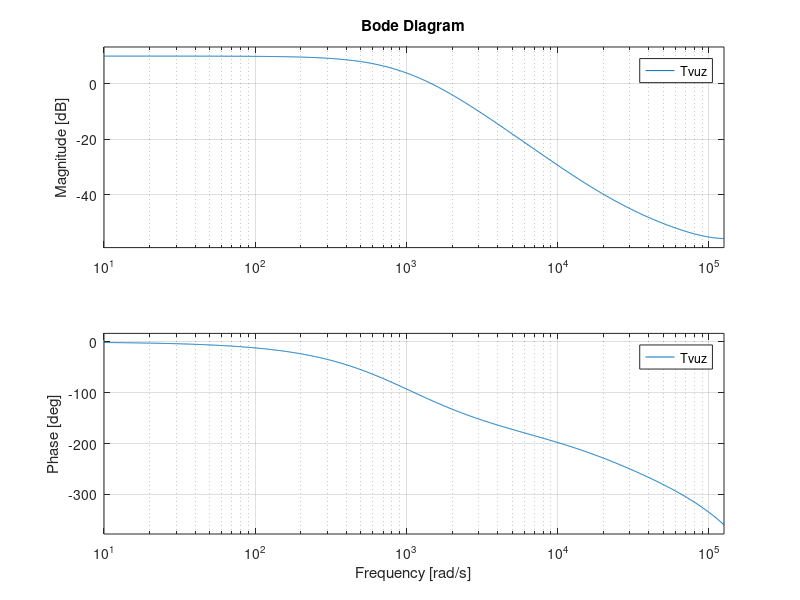

MATLAB code to generate this figure:
clc;
clear all;
close all;

%%%%%%%%%%%%%%%%%%
%%%%Parametros%%%%
%%%%%%%%%%%%%%%%%%

Ci=470*10^-6; 
Rci=62*10^-3; 
Rg=0;  
L=220*10^-6;
Rl=439*10^-3;  
Co=300*10^-6;
Rco=12.5*10^-3;
Vo=12;
Vg=4;
Ro= 100;

Ts=1/(40*10^3);

tcntrl=4e-6; %el retraso de ADC y regulador
Rs1=620*10^3;
Rs2=38.3*10^3;

H=Rs2/(Rs1+Rs2); % T da igual pq no lo vas a usar

%ADC
V_max_ADC=1;
V_min_ADC=0;
B_ADC=8;
q_adc=(V_max_ADC-V_min_ADC)/2^B_ADC;
%DPWM
V_max_DPWM=1;
B_DPWM=11;
q_pwm=((V_max_DPWM)/2^B_DPWM);

%margen de seguridad (debe de ser menor de 1)
alfa=0.7;

%frecuencia donde el valor de la fase de la planta y regulador es -180
fx=1.48e3;
%pasarla a rad/s
fx=fx*2*pi;
%%%%%%%%%%Más variables%%%%%%%%

P=Vo^2/Ro;
D=Vo/(Vo+Vg);
tdpwm=D*Ts; %Esto cambia
td=tdpwm+tcntrl;
Il=P/(Vg*D);

%%Espacio de Estado con retardo

% Poner las matrices A1 es cuando el Il sube y A0 cuando baja.
A1=[ -(1/(Ci*(Rg+Rci))) 0 -(Rg/(Ci*(Rg+Rci))); 0 -(1/(Co*(Ro+Rco))) 0; Rg/(L*(Rg+Rci)) 0 -((Rg*Rl+Rci*Rg+Rl*Rci)/(L*(Rg+Rci))) ];
A0=[ -(1/(Ci*(Rg+Rci))) 0 0; 0 -(1/(Co*(Ro+Rco))) Ro/(Co*(Ro+Rco)); 0 -(Ro/(L*(Ro+Rco))) -((Rco*Rl+Rco*Ro+Rl*Ro)/(L*(Ro+Rco)))];
b1=[ 1/(Ci*(Rg+Rci)); 0; Rci/(L*(Rg+Rci))];
b0=[ 1/(Ci*(Rg+Rci)); 0; 0];
c1=[ 0 0 1; 0 Ro/(Rco+Ro) 0];
c0=[ 0 0 1; 0 (Ro/(Ro+Rco)) (Ro*Rco/(Ro+Rco))];
%Calculos si el DPWM es de trailing edge, la matriz A1 y A0 debe de ser invertible
Dprime=1-D;
A1i = A1^-1;
A0i = A0^-1;
Xdown = ((eye(3)-expm(A1*D*Ts)*expm(A0*Dprime*Ts))^-1)*(-expm(A1*D*Ts)*A0i*(eye(3)-expm(A0*Dprime*Ts))*b0+ -A1i*(eye(3)-expm(A1*D*Ts))*b1)*(Vg);
Phi = expm(A0*(Ts-td))*expm(A1*D*Ts)*expm(A0*(td-D*Ts));
%Asumes que el Nr es 1 (voltage del DPWM) y H=1, esto no es del todo cierto
%pero en el escalado 
%del regulador lo vas a  solucionar se va a dividir entre 1/Nr para que si sea cierto (Para mayor comodidad)
gamma = expm(A0*(Ts-td))*((A1-A0)*Xdown + (b1-b0)*(Vg))*Ts;
delta = c1; %Aqui pone la c0 si el muestreado ocurre durante el periodo 0, o c1 si el muestreado ocurre durante el periodo 1
%Despues extraer la funcion que queremos
sys = ss(Phi,gamma,delta(2,:),0,Ts); % Construir un objeto que sea del "State Space"
Tvuz = tf(sys); %Obtener la funcion de transferencia de dicho objeto
Tvuz=series(Tvuz,H);
bode(Tvuz)

%Ver cual es la ganancia cuando el tiene 180º

[mag1,phase1,wout1] = bode(Tvuz,fx);

if((4/pi) *mag1*q_pwm<q_adc*alfa)
    fprintf("Se cumple B1, por lo cual puede que no haya ciclos limites");
else
    fprintf("No se cumple B1, por lo cual puede que haya ciclos limites");
end
